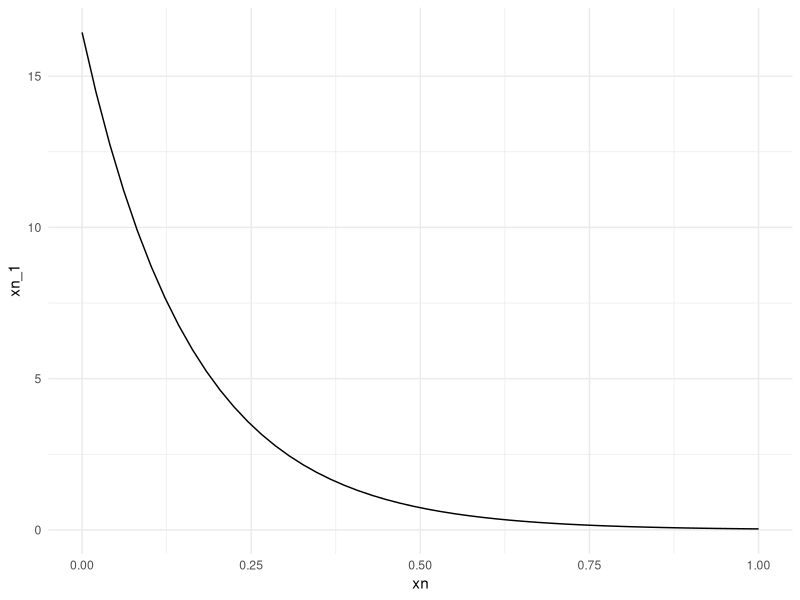
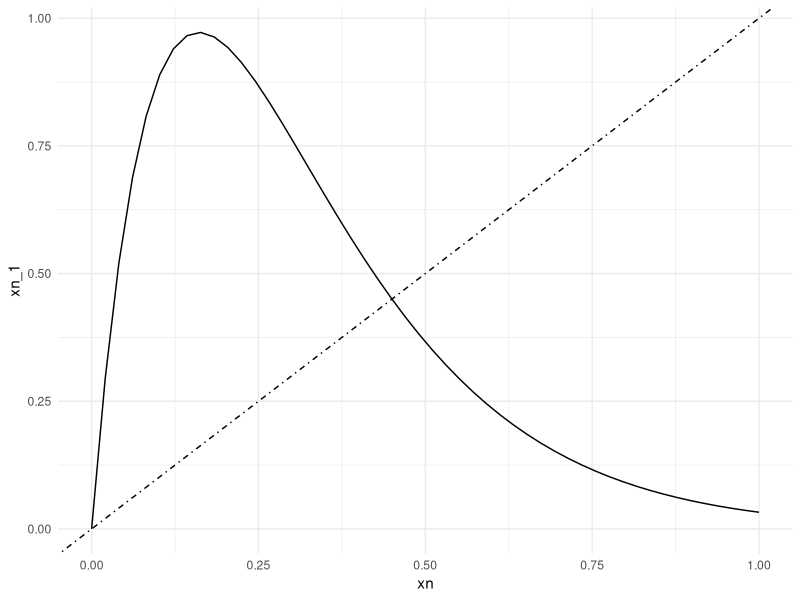

Write R code to recreate these figures, in order.
# Clear the environment
rm(list = ls())

# Introduction to Discrete-Time Models
packages <- c("dplyr", "tidyverse", "readxl", "ggplot2", "ggpubr", "patchwork")

# Install required packages
install_load_packages <- function(list_of_packages){
  for (package in list_of_packages){
    if (! package %in% installed.packages()){
      install.packages(package)
    }
    library(package, character.only = TRUE)
  }
}

install_load_packages(packages)

# Figure 2.16(a): Graph of g(x) for r > 0
# The curve 
monotonic_curve <- function(xn, r){
  # Define the length of the outputs
  n_length <- length(xn)
  x <- numeric(n_length)
  
  # Define parameter values
  K <- 0.45
  
  for (n in seq_along(x)){
    x[n] <- exp(r*(1 - xn[n]/K))
  }
  return(x)
}

start <- 0
end <- 1
x_length <- 50
xn <- seq(start, end, length.out = x_length)
r1 <- 2.8

df_curve_xn <- xn
df_curve_xn_1 <- monotonic_curve(xn, r1)
df_curve1 <- data.frame(xn = df_curve_xn, xn_1 = df_curve_xn_1)

# Draw the parabola and the diagonal line
curve_plot <- function(df_curve){
  ggplot(df_curve, aes(x = xn, y = xn_1)) +
    geom_line()+
    theme_minimal()
}

# Plot the curve
curve1 <- curve_plot(df_curve1)
curve1


# Figure 2.16(b): Graph of g(x) for r > 0
# The curve 
monotonic_curve <- function(xn, r){
  # Define the length of the outputs
  n_length <- length(xn)
  x <- numeric(n_length)
  
  # Define parameter values
  K <- 0.45
  
  for (n in seq_along(x)){
    x[n] <- xn[n]*(exp(r*(1 - xn[n]/K)))
  }
  return(x)
}

start <- 0
end <- 1
x_length <- 50
xn <- seq(start, end, length.out = x_length)
r1 <- 2.8 # the non-trivial steady state is stable at  0 < r < 2 and unstable at r > 2

df_curve_xn <- xn
df_curve_xn_1 <- monotonic_curve(xn, r1)
df_curve2 <- data.frame(xn = df_curve_xn, xn_1 = df_curve_xn_1)

# Draw the parabola and the diagonal line
curve_plot <- function(df_curve){
  ggplot(df_curve, aes(x = xn, y = xn_1)) +
    geom_line()+
    geom_abline(intercept = 0, slope = 1, linetype = "dotdash")+
    theme_minimal()
}

# Plot the curve
curve2 <- curve_plot(df_curve2)
curve2
